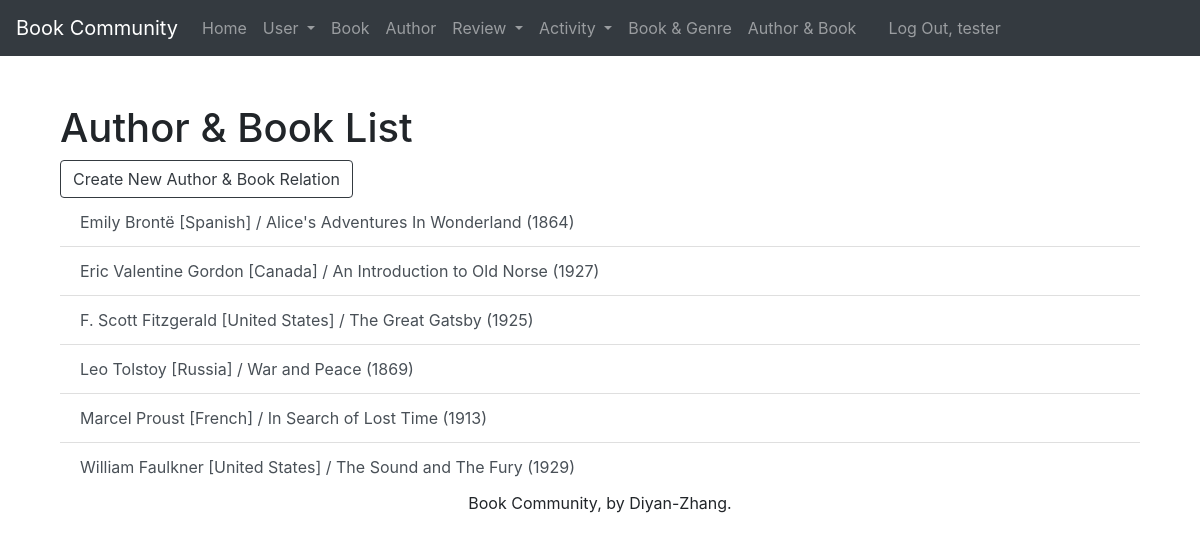
Screenshot of /book_author/ (signed in) with the database file from the repository.
### webinfo/models.py (models this page shows, shortened)
class Write(models.Model):
    written_id = models.AutoField(primary_key=True)
    book = models.ForeignKey(Book, related_name='writes', on_delete=models.PROTECT)
    author = models.ForeignKey(Author, related_name='writes', on_delete=models.PROTECT)
    def __str__(self):
        return '%s / %s ' % (self.author, self.book)
    def get_absolute_url(self):
        return reverse('webinfo_write_detail_urlpattern',
                       kwargs={'pk': self.pk}
                       )
    class Meta:
        ordering = ['author', 'book']
        constraints = [
            UniqueConstraint(fields=['book', 'author'], name='unique_write')
        ]

class Author(models.Model):
    author_id = models.AutoField(primary_key=True)
    first_name = models.CharField(max_length=45)
    last_name = models.CharField(max_length=45)
    disambiguator = models.CharField(max_length=45, blank=True, default='')
    nation = models.ForeignKey(Nation, related_name='authors', on_delete=models.PROTECT)
    year = models.ForeignKey(Year, related_name='authors', on_delete=models.PROTECT)
    def __str__(self):
        result = ''
        if self.disambiguator == '':
            result = '%s %s [%s]' % (self.first_name, self.last_name, self.nation.nation)
        else:
            result = '%s %s [%s] - %s' % (self.first_name, self.last_name, self.nation.nation, self.disambiguator)
        return result
    class Meta:
        ordering = ['first_name', 'last_name', 'nation', 'disambiguator']
        constraints = [
            UniqueConstraint(fields=['last_name', 'first_name', 'nation', 'disambiguator'],
                             name='unique_author')
        ]

class Nation(models.Model):
    nation_id = models.AutoField(primary_key=True)
    nation = models.CharField(max_length=100, unique=True)
    class Meta:
        ordering = ['nation']

class Book(models.Model):
    book_id = models.AutoField(primary_key=True)
    book_name = models.CharField(max_length=225)
    textbook_or_not = models.BooleanField(default=False)
    year = models.ForeignKey(Year, related_name='books', on_delete=models.PROTECT)
    publisher = models.ForeignKey(Publisher, related_name='books', on_delete=models.PROTECT)
    def __str__(self):
        return '%s (%s)' % (self.book_name, self.year.year)
    class Meta:
        ordering = ['book_name', 'year', 'publisher']
        constraints = [
            UniqueConstraint(fields=['book_name', 'year', 'publisher'], name='unique_book')
        ]

class Year(models.Model):
    year_id = models.AutoField(primary_key=True)
    year = models.IntegerField(unique=True)
    class Meta:
        ordering = ['year']

### webinfo/views.py (the view)
class WriteList(LoginRequiredMixin, PermissionRequiredMixin, ListView):
    model = Write
    permission_required = 'webinfo.view_write'

### webinfo/templates/webinfo/write_list.html (shortened to what this page needs)
{% extends 'webinfo/base.html' %}
{% block org_content %}
<h1 class="mt-5"> Author & Book List</h1>
    {% if perms.webinfo.add_write %}
        <div class="mobile">
            <a href="{% url 'webinfo_write_create_urlpattern' %}"
            class="btn btn-outline-dark">
                Create New Author & Book Relation</a>
        </div>
    {% endif %}
    <ul class="list-group list-group-flush">
        {% for write in write_list %}
            <a href="{{ write.get_absolute_url }}" class="list-group-item list-group-item-action">{{ write }}</a>
        {% empty %}
            <em>There is no author-to-book correspondence.</em>
        {% endfor %}
    </ul>
{% endblock %}

### webinfo/templates/webinfo/base.html (shortened to what this page needs)
{% load static %}
<!DOCTYPE html>
<html lang="en">
<head>
    <link rel="stylesheet" href="https://cdn.jsdelivr.net/npm/bootstrap@4.6.1/dist/css/bootstrap.min.css">
</head>
<body>
<nav class="navbar navbar-expand-lg navbar-dark bg-dark">
  <a class="navbar-brand" href="#">Book Community</a>
  <div class="collapse navbar-collapse" id="navbarNav">
      <ul class="navbar-nav">
          <li class="nav-item">
              <a class="nav-link" href="{% url 'home_urlpattern' %}">Home</a>
          </li>
          <li class="nav-item dropdown">
              <a class="nav-link dropdown-toggle" href="#" id="navbarDropdownMenuLink" role="button" data-toggle="dropdown" aria-expanded="false">
                  User
              </a>
          </li>
          {% if perms.webinfo.view_book %}
              <li class="nav-item">
                  <a class="nav-link" href="{% url 'webinfo_book_list_urlpattern' %}">Book</a>
              </li>
          {% endif %}
          {% if perms.webinfo.view_author %}
              <li class="nav-item">
                  <a class="nav-link" href="{% url 'webinfo_author_list_urlpattern' %}">Author</a>
              </li>
          {% endif %}
          <li class="nav-item dropdown">
              <a class="nav-link dropdown-toggle" href="#" id="navbarDropdownMenuLink" role="button" data-toggle="dropdown" aria-expanded="false">
                  Review
              </a>
          </li>
          <li class="nav-item dropdown">
              <a class="nav-link dropdown-toggle" href="#" id="navbarDropdownMenuLink" role="button" data-toggle="dropdown" aria-expanded="false">
                  Activity
              </a>
          </li>
          {% if perms.webinfo.view_explain %}
              <li class="nav-item">
                  <a class="nav-link" href="{% url 'webinfo_explain_list_urlpattern' %}">Book & Genre</a>
              </li>
          {% endif %}
          {% if perms.webinfo.view_write %}
              <li class="nav-item">
                  <a class="nav-link" href="{% url 'webinfo_write_list_urlpattern' %}">Author & Book</a>
              </li>
          {% endif %}
      </ul>
      <ul class="navbar-nav px-3">
            {% if user.is_authenticated %}
                <li class="nav-item text-nowrap"><a class="nav-link" href="{% url 'logout_urlpattern' %}">
                    Log Out, {{ user.get_username }}</a></li>
            {% else %}
                <li class="nav-item text-nowrap"><a class="nav-link" href="{% url 'login_urlpattern' %}">
                    Log In</a></li>
            {% endif %}
      </ul>
  </div>
</nav>
<main role="main" class="flex-shrink-0">
    <div class="container">
        {% block content %}
            <div class="container">
                {% block org_content %}{% endblock %}
            </div>
        {% endblock %}
    </div>
</main>
 <footer class="mastfoot mt-auto">
    <div class="inner">
      <p class="text-center">Book Community, by Diyan-Zhang.</p>
    </div>
 </footer>
</body>
</html>

### rows the page displays
Write: author+book "Emily Brontë [Spanish] / Alice's Adventures In Wonderland (1864)"
Write: author+book "Eric Valentine Gordon [Canada] / An Introduction to Old Norse (1927)"
Write: author+book "F. Scott Fitzgerald [United States] / The Great Gatsby (1925)"
Write: author+book "Leo Tolstoy [Russia] / War and Peace (1869)"
Write: author+book "Marcel Proust [French] / In Search of Lost Time (1913)"
Write: author+book "William Faulkner [United States] / The Sound and The Fury (1929)"

### other values shown
{{ user.get_username }} "tester"
